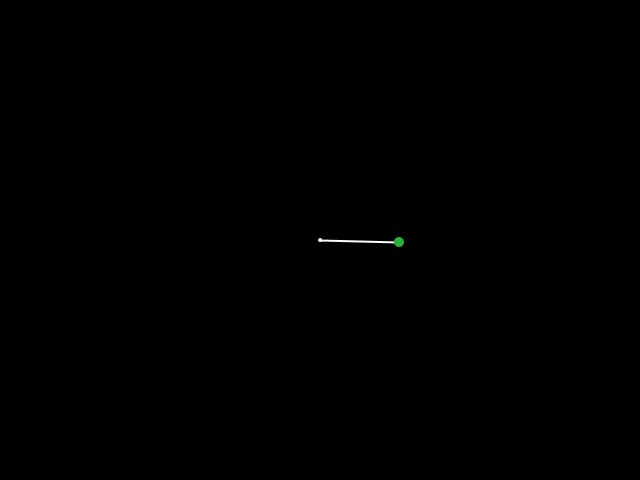
Frame 1 (no input)
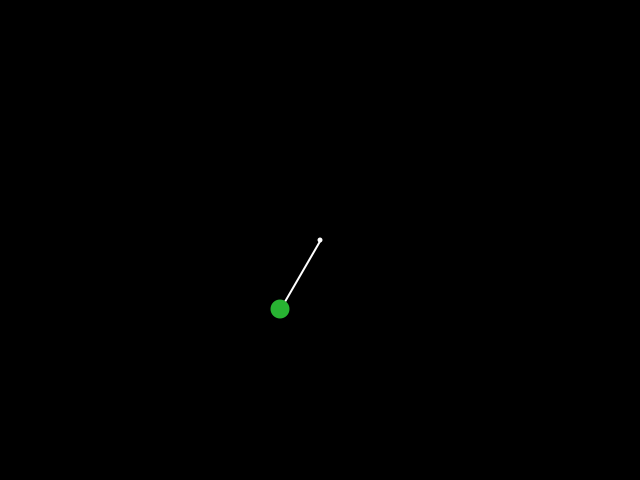
Frame 60 (the mouse pressed at the canvas centre just before this capture)
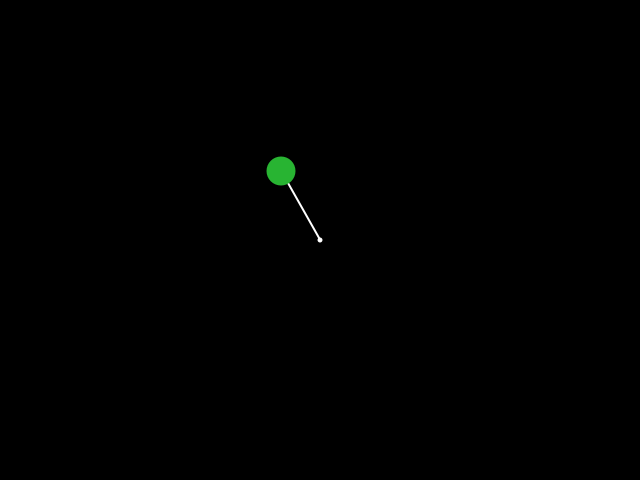
Frame 120 (the mouse held since frame 60 and released just before this capture)

The Processing sketch that drew these frames (run headless with seeded random() and noise(); from frame 60 on, the mouse is pressed at the canvas centre):

// Processing sketch: rotation
// ── rotation.pde
int r;
int x;
int y;
int angle;
int speed;

void setup() {
  size(640, 480);
  r = 80;
  speed = 2;
}

void draw() {
  clear();
  background(0, 0, 0);

  if(angle <= 180) {
    angle++;
  } else {
    angle = 0;
  }
  
  pushMatrix();
  translate(width/2, height/2);
  x = int(cos(radians(angle*speed))*r);
  y = int(sin(radians(angle*speed))*r);

  fill(255, 255, 255);
  ellipse(0, 0, 5, 5);
  stroke(255, 255, 255);
  strokeWeight(2);
  line(0, 0, x, y);

  noStroke();
  fill(40, 180, 50);
  ellipse(x, y, r/5*angle/100+10, r/5*angle/100+10);
  popMatrix();
}
